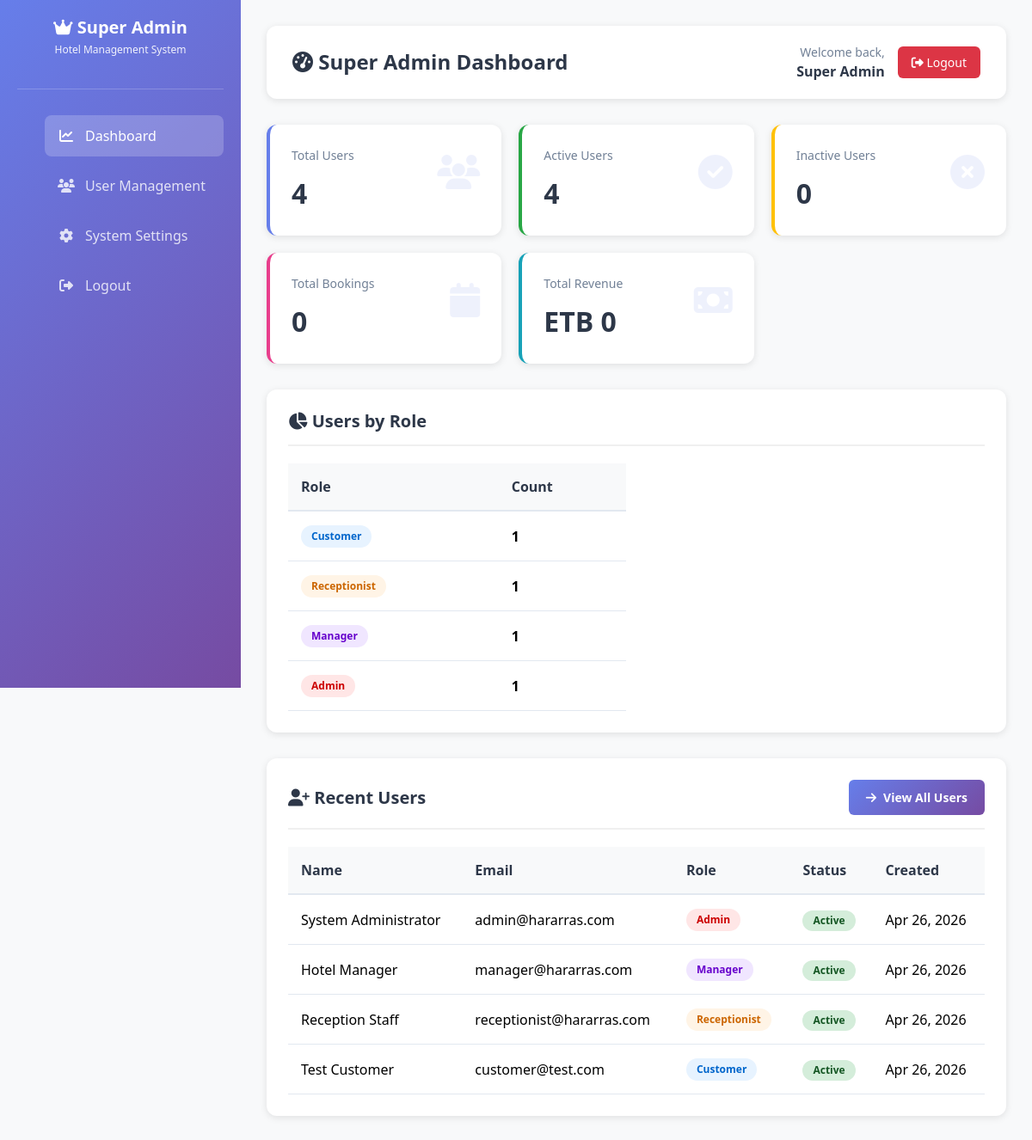
The app's page /dashboard/super-admin.php (signed in) with its own data.
### tables this page shows
CREATE TABLE IF NOT EXISTS users (
    id INT AUTO_INCREMENT PRIMARY KEY,
    first_name VARCHAR(50) NOT NULL,
    last_name VARCHAR(50) NOT NULL,
    username VARCHAR(100) UNIQUE NOT NULL,
    email VARCHAR(100) UNIQUE NOT NULL,
    phone VARCHAR(20),
    password VARCHAR(255) NOT NULL,
    profile_photo VARCHAR(255) DEFAULT NULL,
    address TEXT DEFAULT NULL,
    preferred_language ENUM('en', 'am', 'om') DEFAULT 'en' COMMENT 'en=English, am=Amharic, om=Afan Oromo',
    email_notifications TINYINT(1) DEFAULT 1,
    sms_notifications TINYINT(1) DEFAULT 1,
    booking_reminders TINYINT(1) DEFAULT 1,
    role ENUM('customer', 'receptionist', 'manager', 'admin', 'super_admin') DEFAULT 'customer',
    status ENUM('active', 'inactive', 'suspended') DEFAULT 'active',
    password_changed_at TIMESTAMP NULL,
    last_login TIMESTAMP NULL,
    created_at TIMESTAMP DEFAULT CURRENT_TIMESTAMP,
    updated_at TIMESTAMP DEFAULT CURRENT_TIMESTAMP ON UPDATE CURRENT_TIMESTAMP,
    INDEX idx_email (email),
    INDEX idx_username (username),
    INDEX idx_role (role),
    INDEX idx_language (preferred_language)
);

### dashboard/super-admin.php (the view, shortened to what this page needs)
<?php
require_once '../includes/config.php';
$user_name = $_SESSION['user_name'];
$stats = [];
$total_users_result = $conn->query("SELECT COUNT(*) as count FROM users WHERE role != 'super_admin'");
$stats['total_users'] = $total_users_result->fetch_assoc()['count'];
$role_stats = $conn->query("SELECT role, COUNT(*) as count FROM users WHERE role != 'super_admin' GROUP BY role");
$stats['by_role'] = [];
while ($row = $role_stats->fetch_assoc()) {
    $stats['by_role'][$row['role']] = $row['count'];
}
$active_users_result = $conn->query("SELECT COUNT(*) as count FROM users WHERE status = 'active' AND role != 'super_admin'");
$stats['active_users'] = $active_users_result->fetch_assoc()['count'];
$inactive_users_result = $conn->query("SELECT COUNT(*) as count FROM users WHERE status = 'inactive' AND role != 'super_admin'");
$stats['inactive_users'] = $inactive_users_result->fetch_assoc()['count'];
$recent_users = $conn->query("SELECT id, first_name, last_name, email, role, status, created_at FROM users WHERE role != 'super_admin' ORDER BY created_at DESC LIMIT 5");
$stats['recent_users'] = $recent_users->fetch_all(MYSQLI_ASSOC);
$total_bookings_result = $conn->query("SELECT COUNT(*) as count FROM bookings");
$stats['total_bookings'] = $total_bookings_result->fetch_assoc()['count'];
$total_revenue_result = $conn->query("SELECT SUM(total_price) as total FROM bookings WHERE payment_status = 'paid'");
$revenue_row = $total_revenue_result->fetch_assoc();
$stats['total_revenue'] = $revenue_row['total'] ?? 0;
?>
<!DOCTYPE html>
<html lang="en">
<head>
    <link href="https://cdn.jsdelivr.net/npm/bootstrap@5.3.2/dist/css/bootstrap.min.css" rel="stylesheet">
    <link rel="stylesheet" href="https://cdnjs.cloudflare.com/ajax/libs/font-awesome/6.5.1/css/all.min.css">
</head>
<body>
    <div class="sidebar">
        <div class="sidebar-header">
            <h2><i class="fas fa-crown"></i> Super Admin</h2>
            <p>Hotel Management System</p>
        </div>
        <ul class="nav-menu">
            <li><a href="super-admin.php" class="active"><i class="fas fa-chart-line"></i> Dashboard</a></li>
            <li><a href="super-admin-users.php"><i class="fas fa-users"></i> User Management</a></li>
            <li><a href="super-admin-settings.php"><i class="fas fa-cog"></i> System Settings</a></li>
            <li><a href="../logout.php"><i class="fas fa-sign-out-alt"></i> Logout</a></li>
        </ul>
    </div>
    <div class="main-content">
        <div class="top-bar">
            <h1><i class="fas fa-tachometer-alt"></i> Super Admin Dashboard</h1>
            <div class="user-menu">
                <div class="user-info">
                    <p>Welcome back,</p>
                    <strong><?php echo htmlspecialchars($user_name); ?></strong>
                </div>
                <a href="../logout.php" class="logout-btn">
                    <i class="fas fa-sign-out-alt"></i> Logout
                </a>
            </div>
        </div>
        <div class="stats-grid">
            <div class="stat-card users">
                <div class="stat-icon"><i class="fas fa-users"></i></div>
                <div class="stat-label">Total Users</div>
                <div class="stat-value"><?php echo $stats['total_users']; ?></div>
            </div>
            <div class="stat-card active">
                <div class="stat-icon"><i class="fas fa-check-circle"></i></div>
                <div class="stat-label">Active Users</div>
                <div class="stat-value"><?php echo $stats['active_users']; ?></div>
            </div>
            <div class="stat-card inactive">
                <div class="stat-icon"><i class="fas fa-times-circle"></i></div>
                <div class="stat-label">Inactive Users</div>
                <div class="stat-value"><?php echo $stats['inactive_users']; ?></div>
            </div>
            <div class="stat-card bookings">
                <div class="stat-icon"><i class="fas fa-calendar"></i></div>
                <div class="stat-label">Total Bookings</div>
                <div class="stat-value"><?php echo $stats['total_bookings']; ?></div>
            </div>
            <div class="stat-card revenue">
                <div class="stat-icon"><i class="fas fa-money-bill"></i></div>
                <div class="stat-label">Total Revenue</div>
                <div class="stat-value">ETB <?php echo number_format($stats['total_revenue'], 0); ?></div>
            </div>
        </div>
        <div class="section">
            <div class="section-header">
                <h2><i class="fas fa-chart-pie"></i> Users by Role</h2>
            </div>
            <div class="row">
                <div class="col-md-6">
                    <table class="table">
                        <thead>
                            <tr>
                                <th>Role</th>
                                <th>Count</th>
                            </tr>
                        </thead>
                        <tbody>
                            <tr>
                                <td><span class="role-badge customer">Customer</span></td>
                                <td><strong><?php echo $stats['by_role']['customer'] ?? 0; ?></strong></td>
                            </tr>
                            <tr>
                                <td><span class="role-badge receptionist">Receptionist</span></td>
                                <td><strong><?php echo $stats['by_role']['receptionist'] ?? 0; ?></strong></td>
                            </tr>
                            <tr>
                                <td><span class="role-badge manager">Manager</span></td>
                                <td><strong><?php echo $stats['by_role']['manager'] ?? 0; ?></strong></td>
                            </tr>
                            <tr>
                                <td><span class="role-badge admin">Admin</span></td>
                                <td><strong><?php echo $stats['by_role']['admin'] ?? 0; ?></strong></td>
                            </tr>
                        </tbody>
                    </table>
                </div>
            </div>
        </div>
        <div class="section">
            <div class="section-header">
                <h2><i class="fas fa-user-plus"></i> Recent Users</h2>
                <a href="super-admin-users.php" class="btn-primary">
                    <i class="fas fa-arrow-right"></i> View All Users
                </a>
            </div>
            <?php if (count($stats['recent_users']) > 0): ?>
                <table class="table">
                    <thead>
                        <tr>
                            <th>Name</th>
                            <th>Email</th>
                            <th>Role</th>
                            <th>Status</th>
                            <th>Created</th>
                        </tr>
                    </thead>
                    <tbody>
                        <?php foreach ($stats['recent_users'] as $user): ?>
                            <tr>
                                <td><?php echo htmlspecialchars($user['first_name'] . ' ' . $user['last_name']); ?></td>
                                <td><?php echo htmlspecialchars($user['email']); ?></td>
                                <td><span class="role-badge <?php echo $user['role']; ?>"><?php echo ucfirst($user['role']); ?></span></td>
                                <td>
                                    <?php if ($user['status'] === 'active'): ?>
                                        <span class="badge badge-success">Active</span>
                                    <?php elseif ($user['status'] === 'inactive'): ?>
                                        <span class="badge badge-warning">Inactive</span>
                                    <?php else: ?>
                                        <span class="badge badge-danger">Suspended</span>
                                    <?php endif; ?>
                                </td>
                                <td><?php echo date('M j, Y', strtotime($user['created_at'])); ?></td>
                            </tr>
                        <?php endforeach; ?>
                    </tbody>
                </table>
            <?php endif; ?>
        </div>
    </div>
</body>
</html>

### dashboard/super-admin.php (style rules this page uses)
* { margin: 0; padding: 0; box-sizing: border-box; }
body { background: #f8f9fa; font-family: 'Segoe UI', Tahoma, Geneva, Verdana, sans-serif; }
.sidebar { background: linear-gradient(135deg, #667eea 0%, #764ba2 100%); min-height: 100vh; padding: 20px; position: fixed; left: 0; top: 0; width: 280px; color: white; overflow-y: auto; }
.sidebar-header { text-align: center; margin-bottom: 30px; padding-bottom: 20px; border-bottom: 1px solid rgba(255, 255, 255, 0.2); }
.sidebar-header h2 { font-size: 20px; font-weight: 700; margin-bottom: 5px; }
.sidebar-header p { font-size: 12px; opacity: 0.9; }
.nav-menu { list-style: none; }
.nav-menu li { margin-bottom: 10px; }
.nav-menu a { color: rgba(255, 255, 255, 0.8); text-decoration: none; display: flex; align-items: center; padding: 12px 15px; border-radius: 8px; transition: all 0.3s ease; }
.nav-menu a:hover, .nav-menu a.active { background: rgba(255, 255, 255, 0.2); color: white; }
.nav-menu i { margin-right: 12px; width: 20px; text-align: center; }
.main-content { margin-left: 280px; padding: 30px; }
.top-bar { background: white; padding: 20px 30px; border-radius: 12px; display: flex; justify-content: space-between; align-items: center; margin-bottom: 30px; box-shadow: 0 2px 8px rgba(0, 0, 0, 0.1); }
.top-bar h1 { font-size: 24px; font-weight: 700; color: #2d3748; margin: 0; }
.user-menu { display: flex; align-items: center; gap: 15px; }
.user-info { text-align: right; }
.user-info p { margin: 0; font-size: 14px; color: #718096; }
.user-info strong { display: block; color: #2d3748; }
.logout-btn { background: #dc3545; color: white; border: none; padding: 8px 16px; border-radius: 6px; cursor: pointer; text-decoration: none; font-size: 14px; transition: all 0.3s ease; }
.stats-grid { display: grid; grid-template-columns: repeat(auto-fit, minmax(250px, 1fr)); gap: 20px; margin-bottom: 30px; }
.stat-card { background: white; padding: 25px; border-radius: 12px; box-shadow: 0 2px 8px rgba(0, 0, 0, 0.1); border-left: 4px solid #667eea; }
.stat-card.users { border-left-color: #667eea; }
.stat-card.active { border-left-color: #28a745; }
.stat-card.inactive { border-left-color: #ffc107; }
.stat-card.revenue { border-left-color: #17a2b8; }
.stat-card.bookings { border-left-color: #e83e8c; }
.stat-label { font-size: 14px; color: #718096; margin-bottom: 10px; font-weight: 500; }
.stat-value { font-size: 32px; font-weight: 700; color: #2d3748; }
.stat-icon { float: right; font-size: 40px; opacity: 0.1; color: #667eea; }
.section { background: white; padding: 25px; border-radius: 12px; box-shadow: 0 2px 8px rgba(0, 0, 0, 0.1); margin-bottom: 30px; }
.section-header { display: flex; justify-content: space-between; align-items: center; margin-bottom: 20px; padding-bottom: 15px; border-bottom: 2px solid #f0f0f0; }
.section-header h2 { font-size: 20px; font-weight: 700; color: #2d3748; margin: 0; }
.btn-primary { background: linear-gradient(135deg, #667eea 0%, #764ba2 100%); color: white; border: none; padding: 10px 20px; border-radius: 6px; cursor: pointer; text-decoration: none; font-size: 14px; font-weight: 600; transition: all 0.3s ease; display: inline-flex; align-items: center; gap: 8px; }
.table { margin: 0; }
.table thead th { background: #f8f9fa; border-bottom: 2px solid #e2e8f0; color: #2d3748; font-weight: 600; padding: 15px; }
.table tbody td { padding: 15px; border-bottom: 1px solid #e2e8f0; vertical-align: middle; }
.badge { padding: 6px 12px; border-radius: 20px; font-size: 12px; font-weight: 600; }
.badge-success { background: #d4edda; color: #155724; }
.role-badge { display: inline-block; padding: 4px 12px; border-radius: 20px; font-size: 12px; font-weight: 600; }
.role-badge.customer { background: #e7f3ff; color: #0066cc; }
.role-badge.receptionist { background: #fff4e6; color: #cc6600; }
.role-badge.manager { background: #f0e6ff; color: #6600cc; }
.role-badge.admin { background: #ffe6e6; color: #cc0000; }

### records on screen
users: first_name+last_name "System Administrator", email "admin@hararras.com", role "Admin", status "Active", created_at "Apr 26, 2026"
users: first_name+last_name "Hotel Manager", email "manager@hararras.com", role "Manager", status "Active", created_at "Apr 26, 2026"
users: first_name+last_name "Reception Staff", email "receptionist@hararras.com", role "Receptionist", status "Active", created_at "Apr 26, 2026"
users: first_name+last_name "Test Customer", email "customer@test.com", role "Customer", status "Active", created_at "Apr 26, 2026"

### other values on screen
$user_name "Super Admin"
$stats['total_users'] "4"
$stats['active_users'] "4"
$stats['inactive_users'] "0"
$stats['total_bookings'] "0"
$stats['total_revenue'] "0"
$stats['by_role']['customer'] "1"
$stats['by_role']['receptionist'] "1"
$stats['by_role']['manager'] "1"
$stats['by_role']['admin'] "1"
